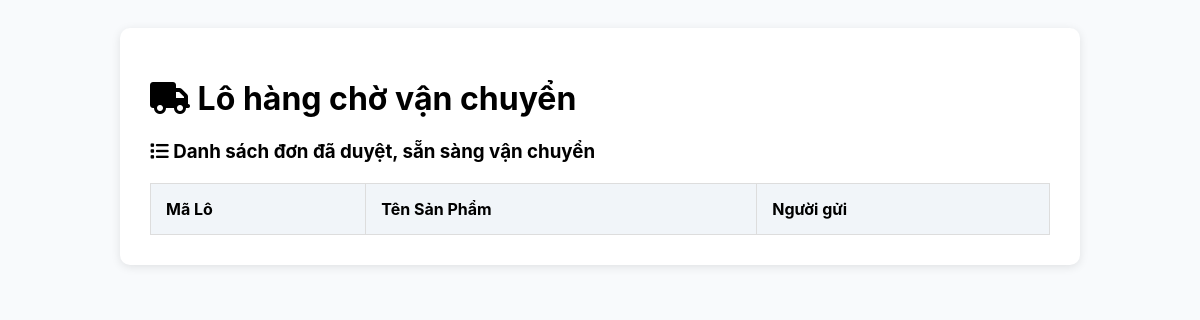
Before: /vanchuyen.php (signed in) with the older database file.
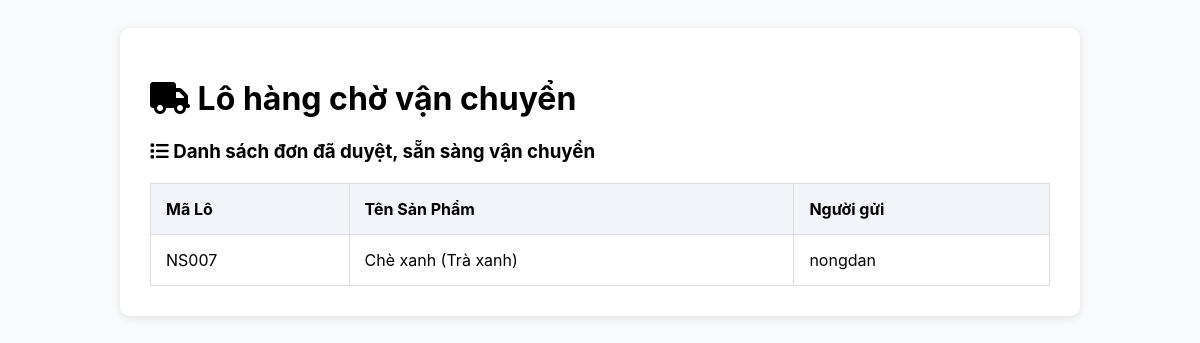
After: the same page with the newer database file.
### tables this page shows
CREATE TABLE `sanpham` (
  `id` varchar(50) NOT NULL,
  `ten_nongsan` varchar(255) NOT NULL,
  `ten_nongdan` varchar(255) NOT NULL,
  `ngay_thuhoach` date NOT NULL,
  `trang_thai` varchar(100) DEFAULT 'Vừa thu hoạch',
  `trang_thai_duyet` varchar(20) DEFAULT 'cho_duyet',
  `phan_loai` varchar(50) DEFAULT NULL
);

### vanchuyen.php (the view, shortened to what this page needs)
<?php
require 'db.php';
?>
<!DOCTYPE html>
<html lang="vi">
<head>
    <link rel="stylesheet" href="https://cdnjs.cloudflare.com/ajax/libs/font-awesome/6.5.1/css/all.min.css">
</head>
<body>
    <div class="container">
        <h1><i class="fa-solid fa-truck"></i> Lô hàng chờ vận chuyển</h1>
        <h3><i class="fa-solid fa-list"></i> Danh sách đơn đã duyệt, sẵn sàng vận chuyển</h3>
        <table>
            <tr>
                <th>Mã Lô</th>
                <th>Tên Sản Phẩm</th>
                <th>Người gửi</th>
            </tr>
            <?php
            $ds = $pdo->query("SELECT * FROM sanpham WHERE trang_thai_duyet = 'da_duyet' AND trang_thai = 'Vừa thu hoạch'")->fetchAll();
            foreach ($ds as $row):
            ?>
            <tr>
                <td><?= htmlspecialchars($row['id']) ?></td>
                <td><?= htmlspecialchars($row['ten_nongsan']) ?></td>
                <td><?= htmlspecialchars($row['ten_nongdan']) ?></td>
            </tr>
            <?php endforeach; ?>
        </table>
    </div>
</body>
</html>

### vanchuyen.php (style rules this page uses)
body { font-family: 'Inter', sans-serif; background-color: #f8fafc; padding: 20px; }
.container { max-width: 900px; margin: 0 auto; background: #fff; padding: 30px; border-radius: 10px; box-shadow: 0 2px 10px rgba(0,0,0,0.1); }
table { width: 100%; border-collapse: collapse; margin-top: 20px; }
th, td { padding: 15px; border: 1px solid #ddd; text-align: left; }
th { background-color: #f1f5f9; }

Changed rows visible on the page:
now on this page (row edited): sanpham: id "NS007", ten_nongsan "Chè xanh (Trà xanh)", ten_nongdan "nongdan"
